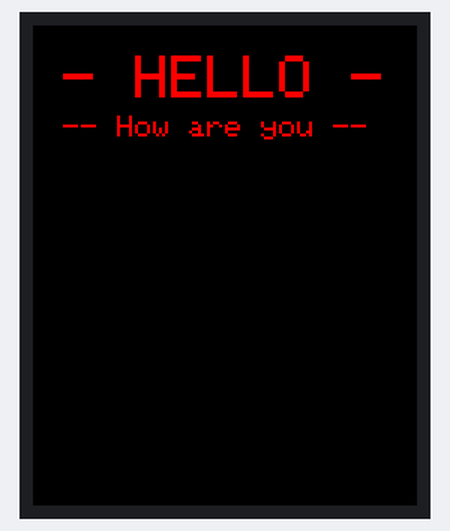
Recording of a sketch running on a simulated ESP8266 (NodeMCU). Shown: 128×160 colour display.

Above: at 0.2 s.

The sketch:

main.ino
```cpp
#include <Adafruit_GFX.h>
#include <Adafruit_ST7735.h>
#include <SPI.h>

#define TFT_RST -1
#define TFT_CS 16
#define TFT_DC 15

// Code from https://www.youtube.com/watch?v=2xsL6JSwlS0
// Antony Cartwright

Adafruit_ST7735 tft = Adafruit_ST7735(TFT_CS, TFT_DC, TFT_RST);

const uint16_t grey = 0x5AEB;

const uint16_t white = 0xFFFF;

void setup(void)
{
  Serial.begin(115200);

  tft.initR(INITR_BLACKTAB);

  tft.setTextWrap(false);
  tft.fillScreen(ST7735_BLACK);
  tft.setTextColor(ST7735_RED);
  tft.setTextSize(2);
  tft.setCursor(10, 10);
  tft.println("- HELLO -");
  tft.setCursor(10,30);
  tft.setTextSize(1);
  tft.println("-- How are you --");
  delay(1000);
}

void loop(void)
{
}
```
